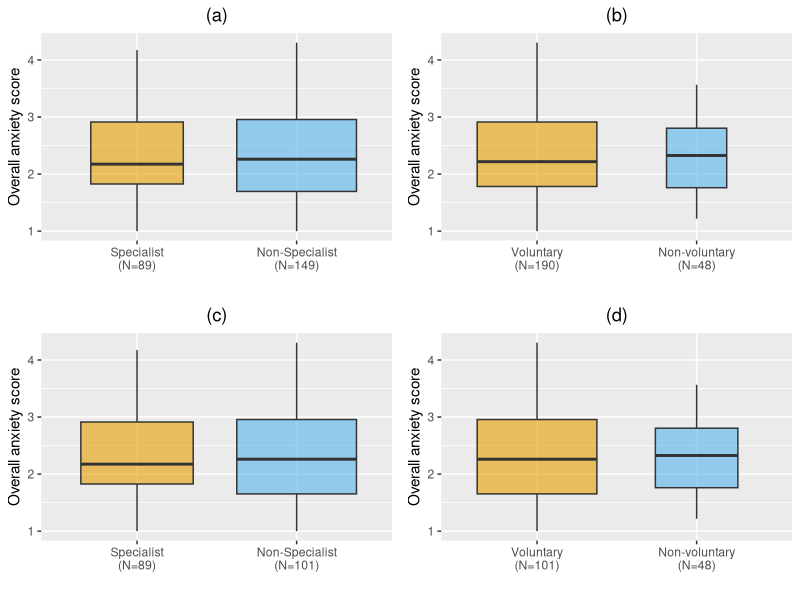
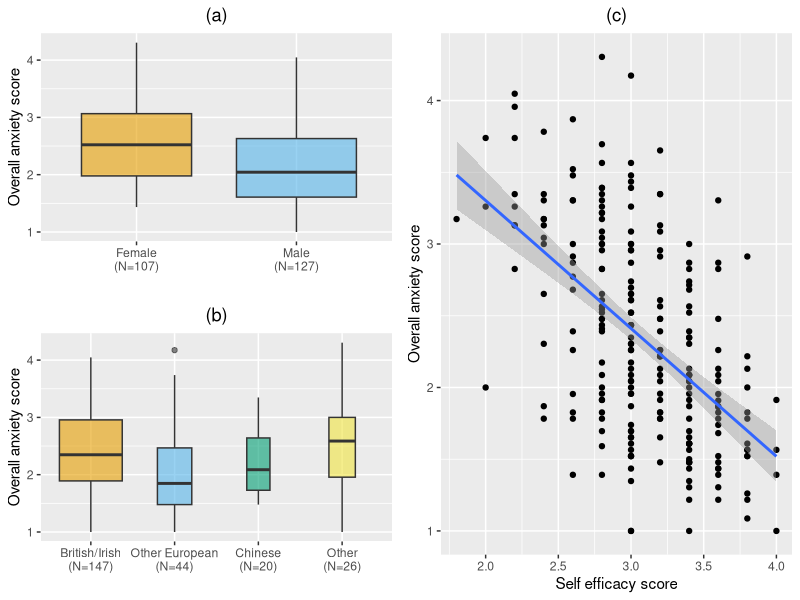
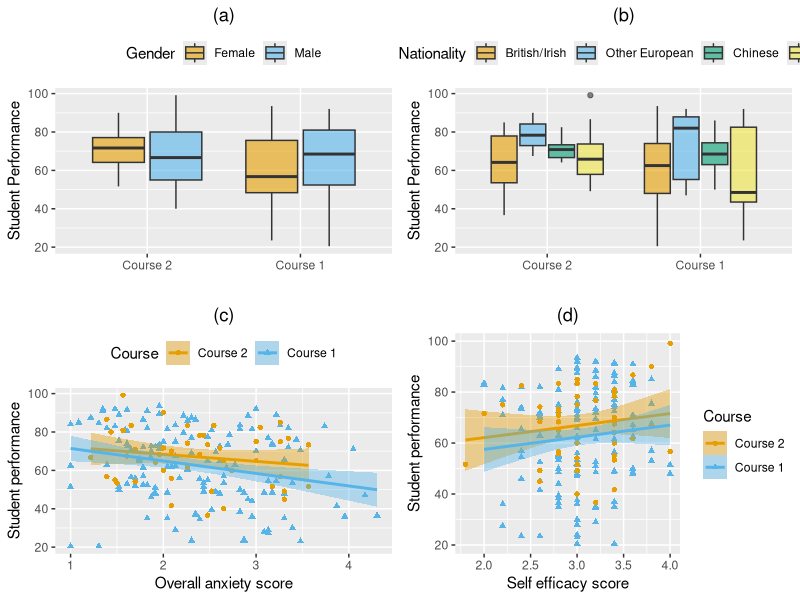
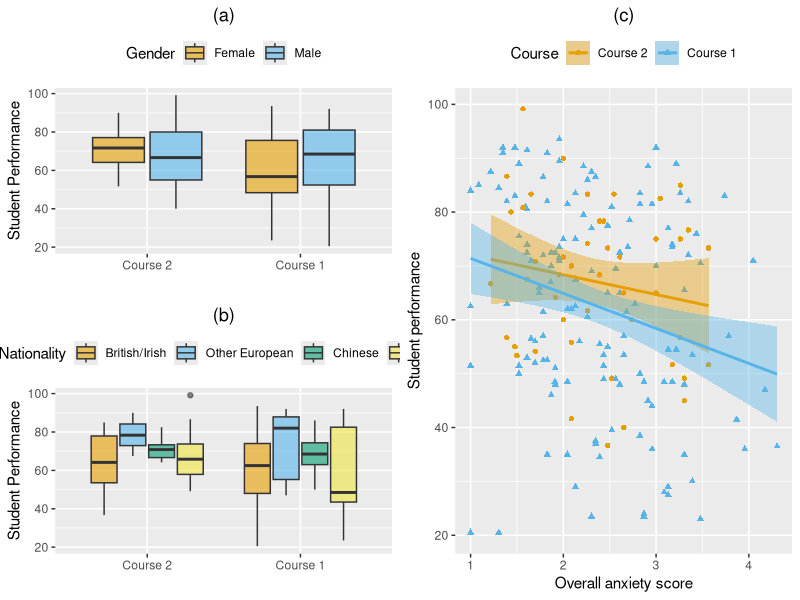
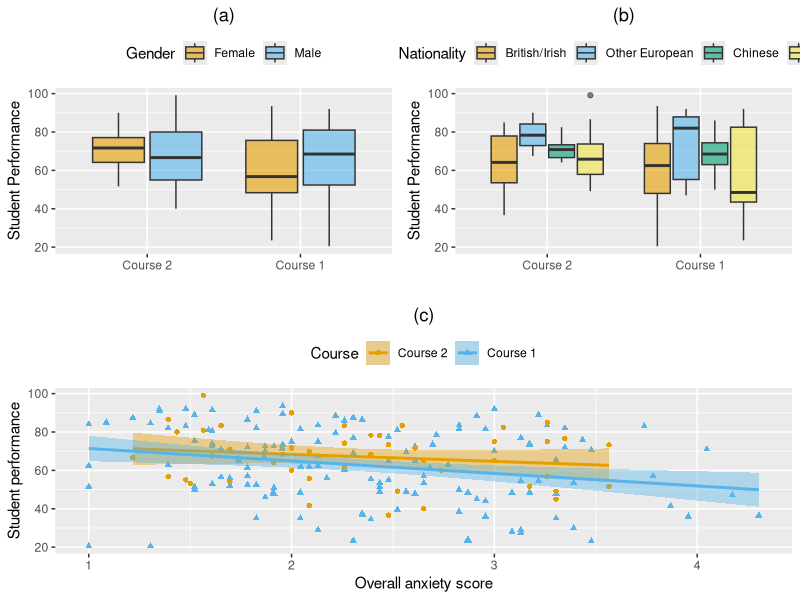
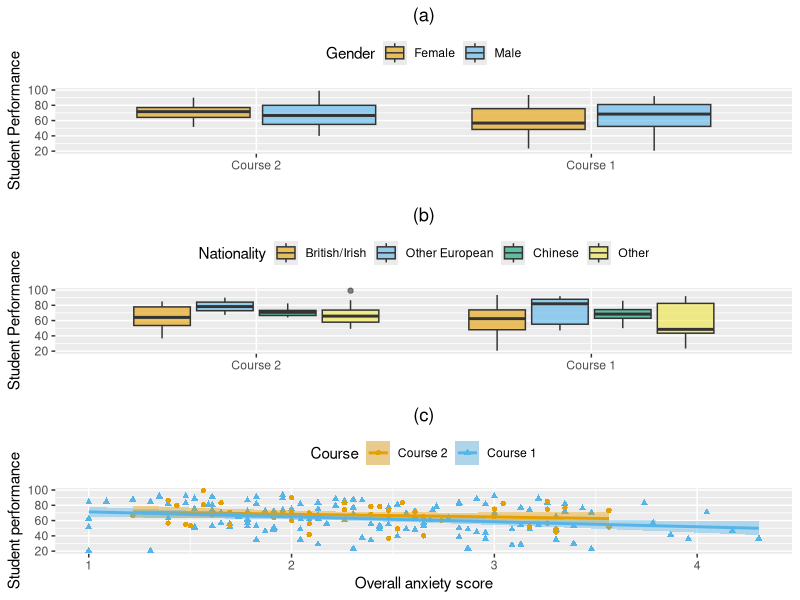
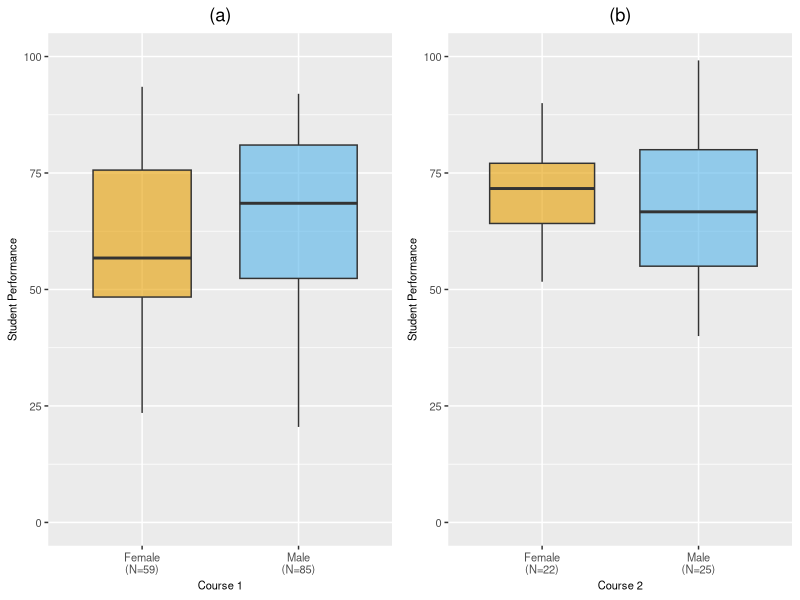
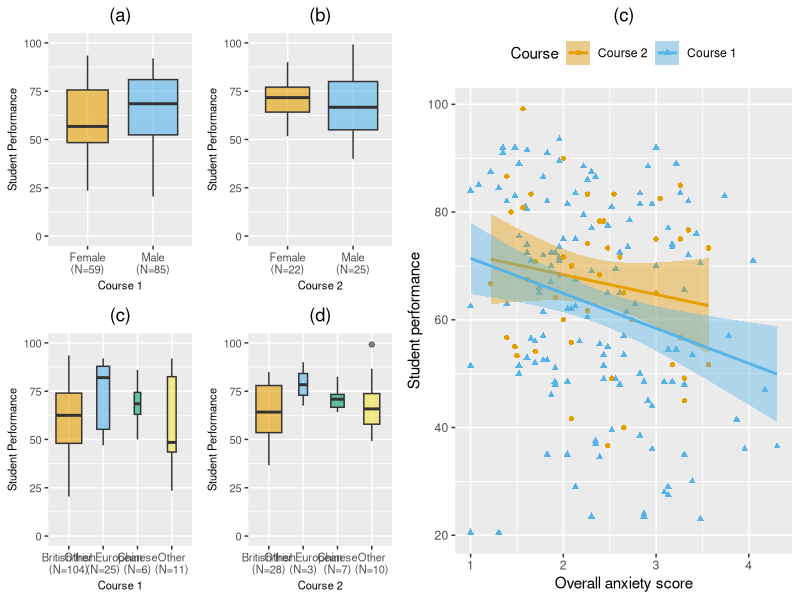

Recreate these plots in R, in order.
# Exploratory analysis for 2nd version of paper
# Date - 17/12/20
# Filename - Exploratory_Analysis.R
# Author - CA/MB

# libraries
library(tidyverse)
library(gridExtra)
library(ggpubr)

# Load in data
survey_data <- read.csv("survey_data.csv")
dim(survey_data)

# Tidy data
survey_data$Statistics <- as.factor(survey_data$Statistics)
survey_data$Mathematics <- as.factor(survey_data$Mathematics)
survey_data$Nationality <- as.factor(survey_data$Nationality)
survey_data$Course <- as.factor(survey_data$Course)
survey_data$Specialist <- as.factor(survey_data$Specialist)
survey_data$Voluntary <- as.factor(survey_data$Voluntary)
survey_data$Gender <- as.factor(survey_data$Gender)

survey_data$Nationality <- factor(survey_data$Nationality,levels=levels(survey_data$Nationality)[c(1,4,2,3)],ordered=F)
survey_data$Course <- factor(survey_data$Course,levels=rev(levels(survey_data$Course)),ordered=F)
survey_data$Specialist <- factor(survey_data$Specialist,levels=rev(levels(survey_data$Specialist)),ordered=F)
survey_data$Voluntary <- factor(survey_data$Voluntary,levels=rev(levels(survey_data$Voluntary)),ordered=F)
survey_data$Year.of.Study <- factor(survey_data$Year.of.Study, ordered=F, 
                                    levels=c("Year 1", "Year 2", "Year 3", "Year 4", "Masters year"))



# Subsetted data for voluntary & non-specialist cases
survey_volun <- survey_data[survey_data$Voluntary=="Voluntary",]
survey_volun$Voluntary <- droplevels(survey_volun$Voluntary)
survey_spec <- survey_data[survey_data$Specialist=="Non-Specialist",]
survey_spec$Specialist <- droplevels(survey_spec$Specialist)
survey_performance <- survey_data[survey_data$Course!="Course 3",]
survey_performance$Course <- droplevels(survey_performance$Course)


# Initial plots #

# Set up generic plot commands 

# Set colour-blind friendly palette
cbPalette <- c("#E69F00", "#56B4E9", "#009E73", "#F0E442", "#0072B2", "#D55E00", "#CC79A7")

##        ##
# Figure 1 #
##        ##

# Figure 1(a)
# prepare a special xlab with the number of obs for each group
my_xlab1a <- paste(levels(survey_data$Specialist),"\n(N=",table(survey_data$Specialist),")",sep="")
f1a <- ggplot(data=survey_data, aes(x=Specialist,y=SA.mean,fill=Specialist)) + 
  ylab("Overall anxiety score") + xlab("")+
  geom_boxplot(varwidth = TRUE, alpha=0.6)+
  theme(legend.position="none") +
  scale_x_discrete(labels=my_xlab1a) + 
  scale_fill_manual(values=cbPalette) + 
  ggtitle("(a)") + 
  theme(plot.title = element_text(hjust = 0.5))

# Figure 1(b)
my_xlab1b <- paste(levels(survey_data$Voluntary),"\n(N=",table(survey_data$Voluntary),")",sep="")
f1b <- ggplot(data=survey_data, aes(x=Voluntary, y=SA.mean,fill=Voluntary)) + 
  ylab("Overall anxiety score") + xlab("")+
  geom_boxplot(varwidth = TRUE, alpha=0.6)+
  theme(legend.position="none") +
  scale_x_discrete(labels=my_xlab1b)+ 
  scale_fill_manual(values=cbPalette)+ 
  ggtitle("(b)") + 
  theme(plot.title = element_text(hjust = 0.5))


# Figure 1(c)
my_xlab1c <- paste(levels(survey_volun$Specialist),"\n(N=",table(survey_volun$Specialist),")",sep="")
f1c <- ggplot(data=survey_volun, aes(x=Specialist,y=SA.mean,fill=Specialist)) + 
  ylab("Overall anxiety score") + xlab("")+
  geom_boxplot(varwidth = TRUE, alpha=0.6)+
  theme(legend.position="none") +
  scale_x_discrete(labels=my_xlab1c)+ 
  scale_fill_manual(values=cbPalette)+ 
  ggtitle("(c)") + 
  theme(plot.title = element_text(hjust = 0.5))

# Figure 1(d)
my_xlab1d <- paste(levels(survey_spec$Voluntary),"\n(N=",table(survey_spec$Voluntary),")",sep="")
f1d <- ggplot(data=survey_spec, aes(x=Voluntary, y=SA.mean,fill=Voluntary)) + 
  ylab("Overall anxiety score") + xlab("")+
  geom_boxplot(varwidth = TRUE, alpha=0.6)+
  theme(legend.position="none") +
  scale_x_discrete(labels=my_xlab1d)+ 
  scale_fill_manual(values=cbPalette)+ 
  ggtitle("(d)") + 
  theme(plot.title = element_text(hjust = 0.5))


# Arrange fig 1 plots in grid
grid.arrange(f1a,f1b,f1c,f1d,nrow=2,ncol=2)

##        ##
# Figure 2 #
##        ##

# Figure 2(a)
my_xlab2a <- paste(levels(survey_data$Gender),"\n(N=",table(survey_data$Gender),")",sep="")
f2a <- survey_data %>% 
  drop_na(Gender) %>%
  ggplot(aes(x=Gender, y=SA.mean,fill=Gender)) + 
  ylab("Overall anxiety score") + xlab("")+
  geom_boxplot(varwidth = TRUE, alpha=0.6)+
  theme(legend.position="none") +
  scale_x_discrete(labels=my_xlab2a)+ 
  scale_fill_manual(values=cbPalette)+ 
  ggtitle("(a)") + 
  theme(plot.title = element_text(hjust = 0.5))


# Figure 2(b)
my_xlab2b <- paste(levels(survey_data$Nationality),"\n(N=",table(survey_data$Nationality),")",sep="")
f2b <- survey_data %>% 
  drop_na(Nationality) %>%
  ggplot(aes(x=Nationality, y=SA.mean,fill=Nationality)) + 
  ylab("Overall anxiety score") + xlab("")+
  geom_boxplot(varwidth = TRUE, alpha=0.6)+
  theme(legend.position="none") +
  scale_x_discrete(labels=my_xlab2b)+ 
  scale_fill_manual(values=cbPalette)+ 
  ggtitle("(b)") + 
  theme(plot.title = element_text(hjust = 0.5))

# Figure 2(c)
f2c <- ggplot(survey_data,aes(x=SE.mean,y=SA.mean)) + geom_point() +
  ylab("Overall anxiety score") + xlab("Self efficacy score") + 
  geom_smooth(method="lm") +   ggtitle("(c)") + 
  theme(plot.title = element_text(hjust = 0.5))

# Arrange Fig 2 plots in grid
ggarrange(ggarrange(f2a,f2b,nrow=2),f2c,ncol=2)

##        ##
# Figure 3 #   STUDENT PERFORMANCE
##        ##

## THIS PLOT IS DROPPED
# Figure 3(a)  # PROBABLY DROP THIS PLOT
#my_xlab <- paste(levels(survey_performance$Course),"\n(N=",table(survey_performance$Course),")",sep="")
#f3a <- survey_performance %>% 
# drop_na(Course) %>%
#drop_na(Exam) %>%
#ggplot(aes(x=Course, y=Exam)) + 
#ylab("Student Performance") + xlab("")+
#geom_boxplot(varwidth = TRUE, alpha=0.2)+
#theme(legend.position="none") +
#scale_x_discrete(labels=my_xlab)


# NEED TO SEPARATE THE COURSES IN THE PLOTS BELOW HERE

# Figure 3(a)
my_xlab3a <- paste(levels(survey_performance$Gender),"\n(N=",table(survey_performance$Gender),")",sep="")
f3a <- survey_performance %>% 
  drop_na(Gender) %>%
  drop_na(Exam) %>%
  ggplot(aes(x=Course, y=Exam,fill=Gender)) + 
  ylab("Student Performance") + xlab("")+
  geom_boxplot(varwidth = FALSE, alpha=0.6)+
  scale_fill_manual(values=cbPalette)+ 
  ggtitle("(a)") + 
  theme(legend.position="top") +
  theme(plot.title = element_text(hjust = 0.5))+
  #  theme(legend.title = element_blank())+
  NULL   # identity() to end %>%



# Figure 3(b)
my_xlab3b <- paste(levels(survey_performance$Nationality),"\n(N=",table(survey_performance$Nationality),")",sep="")
f3b <- survey_performance %>% 
  drop_na(Nationality) %>%
  drop_na(Exam) %>%
  ggplot(aes(x=Course, y=Exam,fill=Nationality)) + 
  ylab("Student Performance") + xlab("")+
  geom_boxplot(varwidth = FALSE, alpha=0.6)+
  scale_fill_manual(values=cbPalette)+ 
  ggtitle("(b)") + 
  theme(legend.position="top") +
  theme(plot.title = element_text(hjust = 0.5))+ 
  #  theme(legend.text = element_text(size=5))+
  #  theme(legend.title = element_blank())+
  #  theme(legend.key.size = unit(0.5, 'cm'))+
  #coord_flip()+
  NULL   # identity() to end %>%

# Figure 3(c)
f3c <- ggplot(survey_performance,aes(y=Exam,x=SA.mean,fill=Course,color=Course,shape=Course)) + geom_point() +
  xlab("Overall anxiety score") + ylab("Student performance") + 
  geom_smooth(method="lm")+ 
  ggtitle("(c)") + 
  theme(plot.title = element_text(hjust = 0.5)) + 
  scale_fill_manual(values=cbPalette) + 
  scale_color_manual(values=cbPalette) + 
  theme(legend.position="top") +
  #  theme(legend.title = element_blank())+
  NULL   # identity() to end %>%



# Figure 3(d)
f3d <- ggplot(survey_performance,aes(y=Exam,x=SE.mean,fill=Course,shape=Course,color=Course)) + geom_point(aes(fill=Course)) +
  xlab("Self efficacy score") + ylab("Student performance") + 
  geom_smooth(method="lm") + 
  ggtitle("(d)") + 
  theme(plot.title = element_text(hjust = 0.5))+
  scale_fill_manual(values=cbPalette) + 
  scale_color_manual(values=cbPalette)


grid.arrange(f3a,f3b,f3c,f3d,nrow=2,ncol=2)

# Alt arrange Fig 3 plots in grid
grid.arrange(grid.arrange(f3a,f3b,nrow=2),f3c,ncol=2)

grid.arrange(grid.arrange(f3a,f3b,ncol=2),f3c,nrow=2)

grid.arrange(f3a,f3b,f3c,nrow=3)


my_theme <- theme(axis.text=element_text(size=8),
                  #        axis.text.x = element_text(size = 14),
                  axis.title.x = element_text(size = 8),
                  axis.title.y = element_text(size = 8))


# Figure 3(a1&2)
my_xlab <- paste(levels(survey_performance$Gender[survey_performance$Course=="Course 1"]),"\n(N=",table(survey_performance$Gender[survey_performance$Course=="Course 1"]),")",sep="")
f3a1 <- survey_data %>%
  filter(Course=="Course 1") %>%
  drop_na(Gender) %>%
  ggplot(aes(x=Gender, y=Exam,fill=Gender)) + 
  ylab("Student Performance") + xlab("Course 1")+
  geom_boxplot(varwidth = TRUE, alpha=0.6)+
  theme(legend.position="none") +
  scale_x_discrete(labels=my_xlab)+ 
  scale_fill_manual(values=cbPalette)+ 
  ggtitle("(a)") + 
  theme(plot.title = element_text(hjust = 0.5))+
  theme(axis.text=element_text(size=12))+
  my_theme + ylim(0,100)

my_xlab <- paste(levels(survey_performance$Gender[survey_performance$Course=="Course 2"]),"\n(N=",table(survey_performance$Gender[survey_performance$Course=="Course 2"]),")",sep="")
f3a2 <- survey_data %>%
  filter(Course=="Course 2") %>%
  drop_na(Gender) %>%
  ggplot(aes(x=Gender, y=Exam,fill=Gender)) + 
  ylab("Student Performance") + xlab("Course 2")+
  geom_boxplot(varwidth = TRUE, alpha=0.6)+
  theme(legend.position="none") +
  scale_x_discrete(labels=my_xlab)+ 
  scale_fill_manual(values=cbPalette)+ 
  ggtitle("(b)") + 
  theme(plot.title = element_text(hjust = 0.5))+
  theme(axis.text=element_text(size=12))+
  my_theme + ylim(0,100)


# Figure 3(b1&2)
my_xlab <- paste(levels(survey_performance$Nationality[survey_performance$Course=="Course 1"]),"\n(N=",table(survey_performance$Nationality[survey_performance$Course=="Course 1"]),")",sep="")
f3b1 <- survey_data %>%
  filter(Course=="Course 1") %>%
  drop_na(Nationality) %>%
  ggplot(aes(x=Nationality, y=Exam,fill=Nationality)) + 
  ylab("Student Performance") + xlab("Course 1")+
  geom_boxplot(varwidth = TRUE, alpha=0.6)+
  theme(legend.position="none") +
  scale_x_discrete(labels=my_xlab)+ 
  scale_fill_manual(values=cbPalette)+ 
  ggtitle("(c)") + 
  theme(plot.title = element_text(hjust = 0.5))+
  theme(axis.text=element_text(size=12))+
  my_theme + ylim(0,100)

my_xlab <- paste(levels(survey_performance$Nationality[survey_performance$Course=="Course 2"]),"\n(N=",table(survey_performance$Nationality[survey_performance$Course=="Course 2"]),")",sep="")
f3b2 <- survey_data %>%
  filter(Course=="Course 2") %>%
  drop_na(Nationality) %>%
  ggplot(aes(x=Nationality, y=Exam,fill=Nationality)) + 
  ylab("Student Performance") + xlab("Course 2")+
  geom_boxplot(varwidth = TRUE, alpha=0.6)+
  theme(legend.position="none") +
  scale_x_discrete(labels=my_xlab)+ 
  scale_fill_manual(values=cbPalette)+ 
  ggtitle("(d)") + 
  theme(plot.title = element_text(hjust = 0.5))+
  my_theme + ylim(0,100)

# Figure 3(e)
f3e <- ggplot(survey_performance,aes(y=Exam,x=SA.mean,fill=Course,color=Course,shape=Course)) + geom_point() +
  xlab("Overall anxiety score") + ylab("Student performance") + 
  geom_smooth(method="lm")+ 
  ggtitle("(e)") + 
  theme(plot.title = element_text(hjust = 0.5)) + 
  scale_fill_manual(values=cbPalette) + 
  scale_color_manual(values=cbPalette) + 
  theme(legend.position="bottom") +
  theme(legend.title = element_blank())+
  NULL   # identity() to end %>%

# Alt arrange Fig 3 plots in grid
grid.arrange(grid.arrange(grid.arrange(f3a1,f3a2,ncol=2),grid.arrange(f3b1,f3b2,ncol=2),nrow=2),f3c,ncol=2)

grid.arrange(grid.arrange(grid.arrange(f3a1,f3a2,ncol=2),grid.arrange(f3b1,f3b2,ncol=2),nrow=2),f3e,ncol=1)

